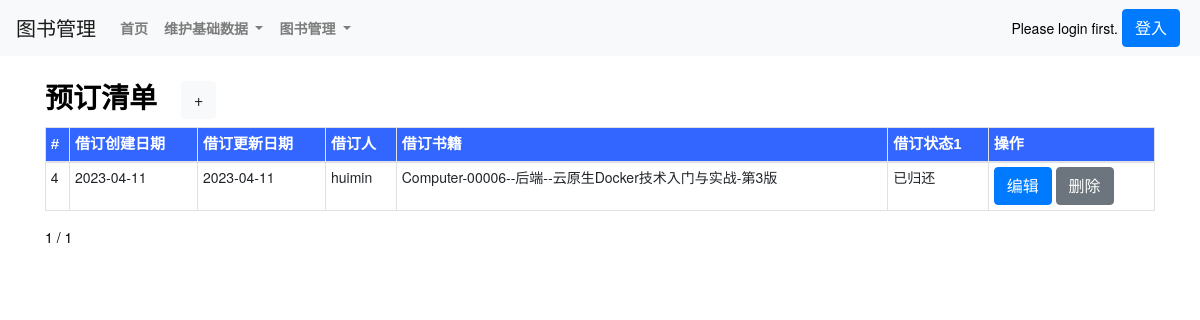
Page /theBorrowlist_user/ on the earlier database version.
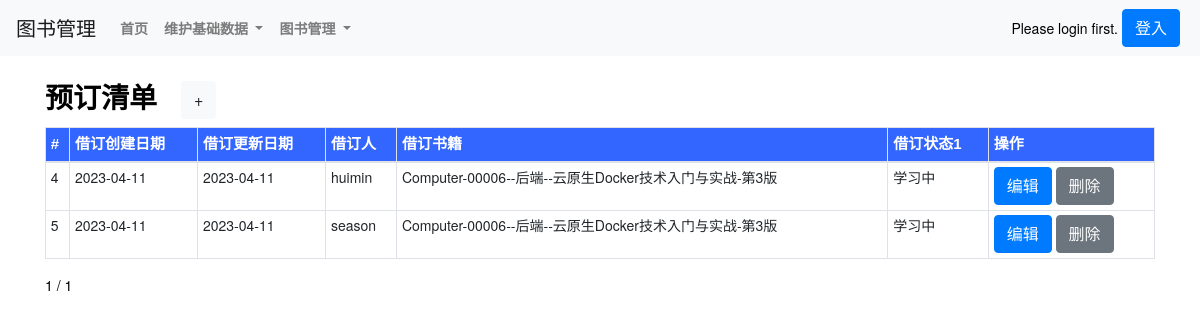
Same page on the later database version.
### book/models.py (models this page shows, shortened)
class theBorrow(models.Model):
    boid = models.AutoField(primary_key=True)
    theBorrow_add_datetime = models.DateTimeField(max_length=500,verbose_name=('创建日期'),auto_now_add=True)
    theBorrow_update_datetime = models.DateTimeField(max_length=500,verbose_name=('修改日期'),auto_now=True)
    theBorrow_theUser = models.ForeignKey(User,on_delete=models.CASCADE) #related_name='borrow_theUser',
    theBorrow_theBook = models.ForeignKey(theBook,on_delete=models.CASCADE)  #,related_name='borrow_theBook'
    theBorrow_duration = models.IntegerField(verbose_name=('借订天数'),blank=True, null=True,)
    theBorrow_status1 = models.CharField(max_length=500, choices=THEBORROWSTATUS_TYPE, verbose_name=('借订状态1'))
    theBorrow_status2 = models.CharField(max_length=500,verbose_name=('借订状态2'),blank=True, null=True,)
    theBorrow_status3 = models.CharField(max_length=500,verbose_name=('借订状态3'),blank=True, null=True,)
    class Meta:
        verbose_name = ('借订')
        verbose_name_plural = ('借订')
        unique_together = [['theBorrow_theUser','theBorrow_theBook']] # 联合唯一

class User(AbstractUser):
    dept = models.CharField(max_length=500,verbose_name=('部门'),blank=True, null=True,)
    age = models.IntegerField(verbose_name=('年龄'),blank=True, null=True,)
    mobilenumber = models.CharField(max_length=500,verbose_name=('电话号码'),blank=True, null=True,)
    role = models.CharField(max_length=500,verbose_name=('角色'),blank=True, null=True,)
    theUser_status1 = models.CharField(max_length=500,verbose_name=('用户状态1'),choices=THEUSERSTATUS_TYPE,default='active')
    field1 = models.CharField(max_length=500,verbose_name=('属性1'),blank=True, null=True,)
    field2 = models.CharField(max_length=500,verbose_name=('属性2'),blank=True, null=True,)
    field3 = models.CharField(max_length=500,verbose_name=('属性3'),blank=True, null=True,)
    field4 = models.CharField(max_length=500,verbose_name=('属性4'),blank=True, null=True,)
    class Meta(AbstractUser.Meta):
        swappable = 'AUTH_USER_MODEL'
    def __str__(self):
        return str(self.username)

class theBook(models.Model):
    bid = models.AutoField(primary_key=True)
    theBook_name = models.CharField(max_length=500,verbose_name=('图书名称'),)
    theBook_location = models.ForeignKey(location,blank=True, null=True, on_delete=models.CASCADE,related_name='Book_location')
    theBook_type = models.CharField(max_length=500, verbose_name=('电子书/纸质书'),choices=THEBOOK_TYPE,)
    theBook_category = models.ForeignKey(category,blank=True, null=True, on_delete=models.CASCADE,related_name='Book_category')
    theBook_logo = models.ImageField(max_length=500, verbose_name=('图书照片1'),upload_to='images/')
    theBook_attachment = models.FileField(max_length=10000,verbose_name=('图书附件(备用)'),blank=True, null=True,upload_to='file')
    theBook_status1 = models.CharField(max_length=500,verbose_name=('图书状态1'),choices=THESTATUS_TYPE,)
    theBook_status2 = models.CharField(max_length=500,verbose_name=('图书状态2(备用)'),blank=True, null=True,)
    theBook_status3 = models.CharField(max_length=500,verbose_name=('图书状态3(备用)'),blank=True, null=True,)
    theBook_id = models.CharField(max_length=500,verbose_name=('图书编号(备用)'),blank=True, null=True,)
    theBook_information1 = models.TextField(max_length=10000,verbose_name=('图书信息1'),blank=True, null=True,)
    theBook_information2 = models.TextField(max_length=10000,verbose_name=('图书信息2(备用)'),blank=True, null=True,)
    theBook_information3 = models.TextField(max_length=10000,verbose_name=('图书信息3(备用)'),blank=True, null=True,)
    theBook_information4 = models.TextField(max_length=10000,verbose_name=('图书信息4(备用)'),blank=True, null=True,)
    theBook_information5 = models.TextField(max_length=10000,verbose_name=('图书信息5(备用)'),blank=True, null=True,)
    class Meta:
        verbose_name = ('图书')
        verbose_name_plural = ('图书')
        ordering = ['theBook_category'] # 返回值排序
    def __str__(self):
        return str(self.theBook_category)+str(self.theBook_name)

class category(models.Model):
    cid = models.AutoField(primary_key=True)
    category_id = models.CharField(max_length=500,verbose_name=('分类编号'),)
    category_keyname = models.CharField(max_length=500,verbose_name=('分类主名称'),)
    category_subname = models.CharField(max_length=500,verbose_name=('分类子名称'),)
    class Meta:
        verbose_name = ('分类')
        verbose_name_plural = ('分类')
        ordering = ['category_id'] # 返回值排序
    def __str__(self):
        return str(self.category_id + '--' + self.category_keyname + '--' + self.category_subname)

### book/views.py (the view)
# urls.py: path('theBorrowlist_user/', views.theBorrowlist_user, name='theBorrowlist_user'),
def theBorrowlist_user(request,page=1):
    theBorrowlist = theBorrow.objects.all()
    AddForm = theBorrowModalAddForm()
    ShowForm = theBorrowModalShowForm()
    context = {
        'theBorrowlist':theBorrowlist,
        'AddForm':AddForm,
        'ShowForm':ShowForm,
    }
    paginator = Paginator(theBorrowlist, 5)
    try:
        page_obj = paginator.page(page)
    except PageNotAnInteger:
        page_obj = paginator.page(1)
    except EmptyPage:
        page_obj = paginator.page(paginator.num_pages)
    return render(request,'theBorrowlist_user.html',locals())

### templates/theBorrowlist_user.html (shortened to what this page needs)
{% extends 'base.html' %}
{% load static %}
{% block body_block %}
<div class="container" id='app'>
    <div class="row py-4 align-items-center">
        <div class="col-lg-12 col-md-12 mt-0 table-responsive"  style="background-color: #fff;">
            <h3 class="font-weight-bold">预订清单<button class="ml-4 btn btn-light btnAdd">+</button></h3>
            <table class="table table-striped table-sm table-bordered ">
                <thead>
                    <tr style="color:White;background-color:#3366FF;font-family:微軟正黑體,Tahoma,Arial,微軟雅黑體;font-size:15px;">
                        <th scope="col">#</th>
                        <th scope="col">借订创建日期</th>
                        <th scope="col">借订更新日期</th>
                        <th scope="col">借订人</th>
                        <th scope="col">借订书籍</th>
                        <th scope="col">借订状态1</th>
                        <th scope="col">操作</th>
                    </tr>
                </thead>
                {% for theBorrow in page_obj %}
                    <td>{{ theBorrow.boid }}</td>
                    <td>{{ theBorrow.theBorrow_add_datetime|date:"Y-m-d" }}</td>
                    <td>{{ theBorrow.theBorrow_update_datetime|date:"Y-m-d" }}</td>
                    <td>{{ theBorrow.theBorrow_theUser }}</td>
                    <td>{{ theBorrow.theBorrow_theBook }}</td>
                    <td>{{ theBorrow.theBorrow_status1 }}</td>
                    <td>
                        <button type="button" class="btn btn-primary btnEdit"  boid="{{ theBorrow.boid }}">编辑</button>
                        <button type="button" class="btn btn-secondary btnDelete"  boid="{{ theBorrow.boid }}">删除</button>
                    </td>
                {% endfor %}
            </table>
            <div class="pagination">
                <span class="step-links">
                    <span class="current">
                            {{ page_obj.number }} / {{ page_obj.paginator.num_pages }}
                    </span>
                </span>
            </div>
        </div>
    </div>
</div>
<br>
<br>
<br>
<br>
<br>
{% endblock %}

Differences in the rows shown:
changed theBorrow "huimin": theBorrow_status1 "已归还" → "学习中"
added theBorrow: boid "5", theBorrow_add_datetime "2023-04-11", theBorrow_update_datetime "2023-04-11", theBorrow_theUser "season", theBorrow_theBook "Computer-00006--后端--云原生Docker技术入门与实战-第3版", theBorrow_status1 "学习中"
